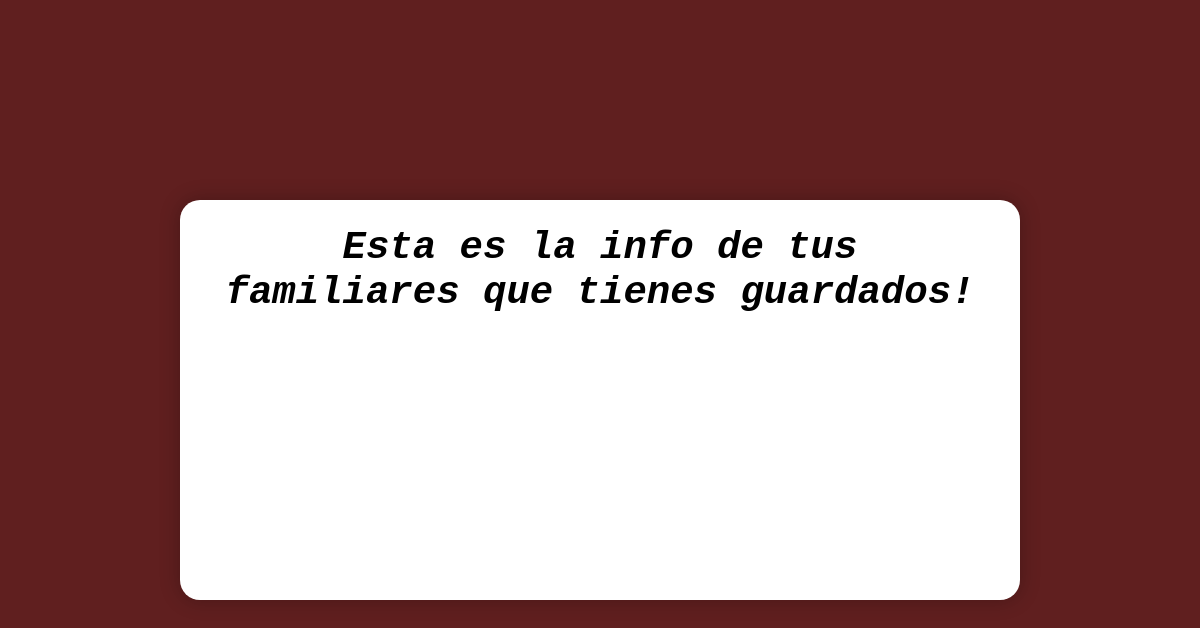
Page /familia-django/familiares/ on the earlier database version.
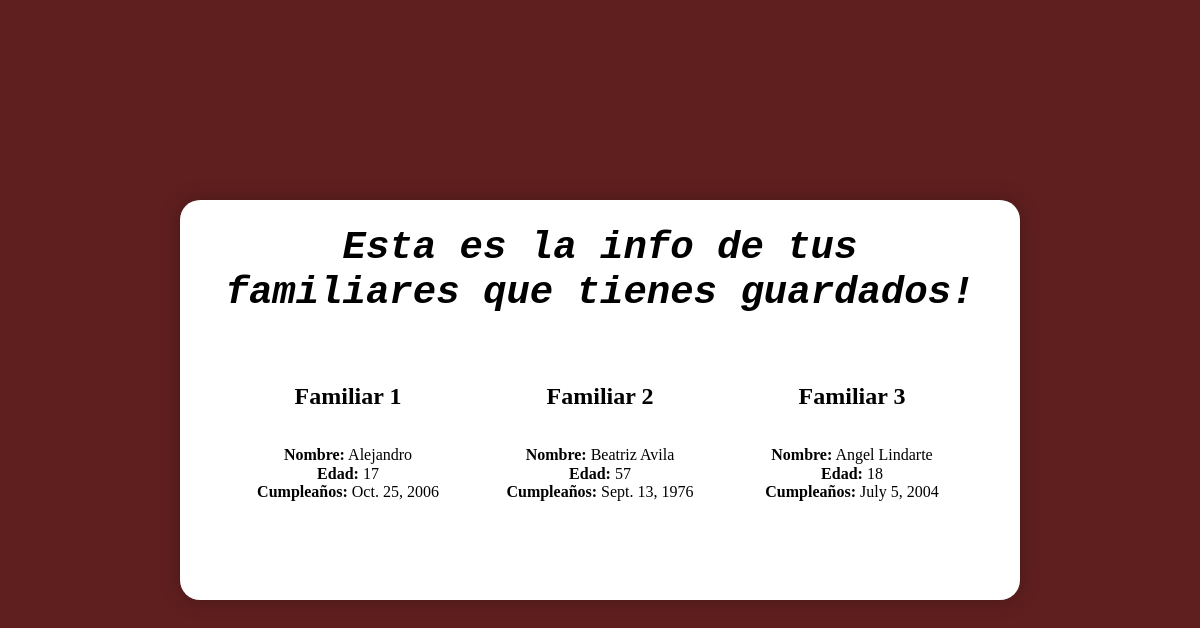
Same page on the later database version.
### Familia/models.py (models this page shows)
class Familiar(models.Model):
    nombre = models.CharField(max_length=30,null=True)
    edad = models.IntegerField(default=0)
    cumpleanos = models.DateField(default="2006-03-31")

### Familia/views.py (the view)
# urls.py: path('familiares/', familiares),
def familiares(request):
    lista_familiares = Familiar.objects.all()
    return render(request,'familiares.html',{'familiares':lista_familiares})

### Familia/templates/familiares.html (shortened to what this page needs)
<!DOCTYPE html>
<html lang="en">
<head>
    {% load static %}
    <link rel="stylesheet" href="{% static 'css/normalize.css' %}">
    <link rel="stylesheet" href="{% static 'css/styles.css' %}">
</head>
<body>
    <section>
        <div id="contenedorCentral">
            <div id="tittleContenedor">
                <h1>Esta es la info de tus familiares que tienes guardados!</h1>
            </div>
            <div id="contenedorBtns">
                {% for familiar in familiares %}
                    <div  class="divBtn">
                        <h2>Familiar {{forloop.counter}}</h2>
                        <p>
                            <strong>Nombre:</strong> {{familiar.nombre}} <br>
                            <strong>Edad:</strong> {{familiar.edad}} <br>
                            <strong>Cumpleaños:</strong> {{familiar.cumpleanos}} <br>
                        </p>
                    </div>
                {% endfor %}
            </div>
        </div>
    </section>
</body>
</html>

### Familia/static/css/styles.css (style rules this page uses)
html { width: 100vw; height: 100vh; }
section { display: flex; justify-content: center; align-items: center; background-color: #601f1f; width: 100vw; height: 100vh; }
#contenedorCentral { width: 70%; height: 50%; background-color: white; box-shadow: 0 0 20px 1px rgba(0, 0, 0, 0.24); display: flex; flex-direction: column; border-radius: 20px; justify-content: center; align-items: center; }
#tittleContenedor { width: 90%; height: 20%; font-size: 1.5em; font-family: monospace; text-align: center; font-style: italic; }
#contenedorBtns { width: 90%; height: 80%; overflow: hidden; display: flex; justify-content: space-around; align-items: center; }
.divBtn { flex: 1; display: flex; flex-direction: column; justify-content: center; align-items: center; text-align: center; }

Differences in the rows shown:
added Familiar: nombre "Alejandro", edad "17", cumpleanos "Oct. 25, 2006"
added Familiar: nombre "Beatriz Avila", edad "57", cumpleanos "Sept. 13, 1976"
added Familiar: nombre "Angel Lindarte", edad "18", cumpleanos "July 5, 2004"
